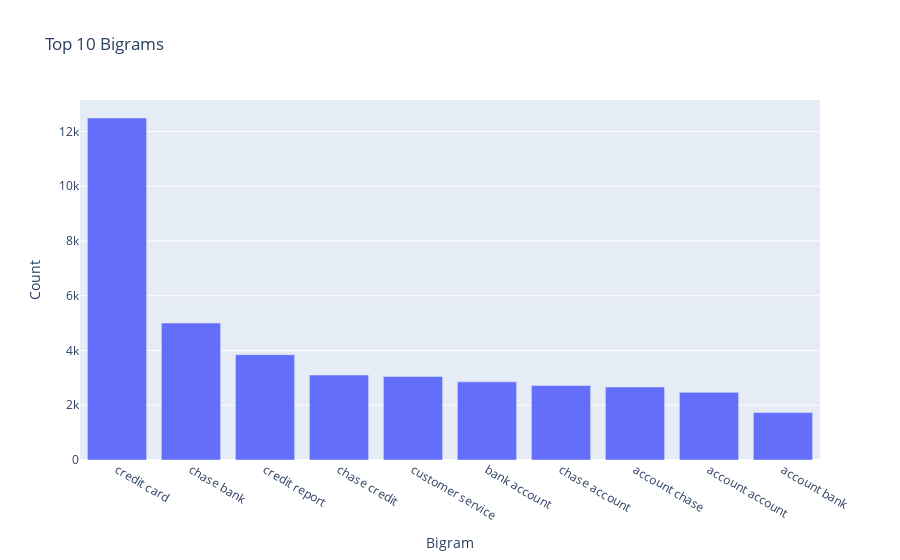

Notebook cell for this chart:
### Code cell
#Print the top 10 words in the bigram frequency
#Get the top 10 bigrams dataframe
bigram_df_10 = bigram_df[:10]
print(bigram_df_10)

#Create a bar plot for the top 10 bigram frequency
fig = px.bar(
    bigram_df_10,
    x='token',
    y='freq',
    title='Top 10 Bigrams',
    labels={'token': 'Bigram', 'freq': 'Count'}
)

#Display the figure
fig.show()

### Figure 1 — Plotly figure (JSON) as saved in the notebook; plotly's stock layout.template omitted (floating-point values rounded to 4 significant figures)
{"data": [{"alignmentgroup": "True", "hovertemplate": "Bigram=%{x}<br>Count=%{y}<extra></extra>", "legendgroup": "", "marker": {"color": "#636efa", "pattern": {"shape": ""}}, "name": "", "offsetgroup": "", "orientation": "v", "showlegend": false, "textposition": "auto", "type": "bar", "x": ["credit card", "chase bank", "credit report", "chase credit", "customer service", "bank account", "chase account", "account chase", "account account", "account bank"], "xaxis": "x", "y": [12494, 5002, 3849, 3104, 3049, 2855, 2725, 2666, 2472, 1733], "yaxis": "y"}], "layout": {"barmode": "relative", "legend": {"tracegroupgap": 0}, "title": {"text": "Top 10 Bigrams"}, "xaxis": {"anchor": "y", "domain": [0, 1], "title": {"text": "Bigram"}}, "yaxis": {"anchor": "x", "domain": [0, 1], "title": {"text": "Count"}}}}
